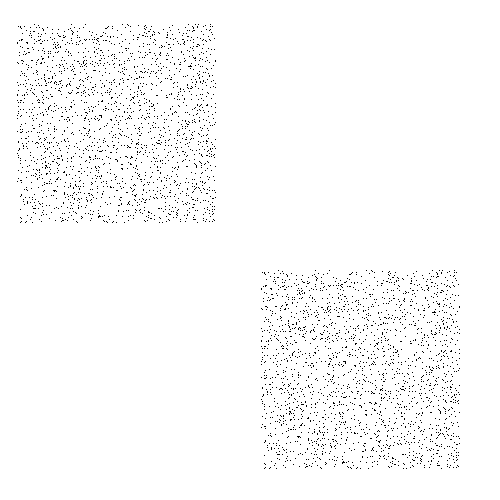
#> input picture python/examples/example_2.png, 500 x 500 px, found by its file name
$ python main.py
#> lines starting #> are read from the running program, lines starting #| are printed output that depends on the picture; after the words box and inside, x2 and y2 are one past the last pixel; in counts of white or black regions, pixels touching at a corner belong together
### python/include/k_mean_clustering.py
import numpy as np

def kmeans(X, n_clusters):
    # Initialize cluster centers randomly
    centers = X[np.random.choice(range(len(X)), n_clusters, replace=False)]

    # Iterate until convergence
    while True:
        # Assign each data point to the nearest cluster center
        labels = np.argmin(np.linalg.norm(X[:, np.newaxis] - centers, axis=-1), axis=-1)

        # Update cluster centers
        new_centers = np.array([X[labels == i].mean(axis=0) for i in range(n_clusters)])

        # Check for convergence
        if np.all(centers == new_centers):
            break

        centers = new_centers

    return labels, centers

### python/include/plotter.py
import matplotlib.pyplot as plt

def plot_clusters(data, labels, centers):
    # Plot the data points with different colors for each cluster
    for i in range(len(centers)):
        plt.scatter(data[labels == i, 0], data[labels == i, 1], label=f'Cluster {i+1}')

    # Plot the cluster centers
    plt.scatter(centers[:, 0], centers[:, 1], color='black', marker='x', label='Cluster Centers')

    # Add labels and legend
    plt.xlabel('X')
    plt.ylabel('Y')
    plt.title('K-Means Clustering')
    plt.legend()

    # Show the plot
    plt.show()

### python/main.py
import numpy as np
from PIL import Image

from include.k_mean_clustering import kmeans
from include.plotter import plot_clusters

# Load the image
image = Image.open("python/examples/example_2.png")
#> image is the input picture: PIL image 500x500 RGB; 98.1% white; black in thin lines or dots, all inside (x1, y1, x2, y2) = (17, 24, 460, 469)

# Find the coordinates of black pixels as make them the data points
data = np.argwhere(np.all(np.array(image) == [0, 0, 0], axis=-1))
#> data = 4800 pairs, first value 24 to 468, second value 17 to 459

# Normalise the data
data = data / np.max(data)
#> data = 4800 pairs, first value 0.0513 to 1, second value 0.0363 to 0.981

# Create a KMeans object with the desired number of clusters
n_clusters = 2

# Fit the data to the KMeans model
labels, centers = kmeans(data, n_clusters)
#> in kmeans, `centers = X[np.random.choice(range(len(X)), n_clusters, replace=False)]`: centers = [[0.449, 0.417], [0.156, 0.444]]
#> the loop in kmeans, `while True:` made 4 passes
#> centers on passes 1 to 3: [[0.661, 0.607], [0.167, 0.252]], [[0.778, 0.759], [0.256, 0.243]], [[0.788, 0.77], [0.262, 0.249]]
#> labels = 4800 values, max 1 at index 0, min 0 at index 2400, mean 0.5; centers = [[0.788, 0.77], [0.262, 0.249]]

plot_clusters(data, labels, centers)
#> the loop in plot_clusters, `for i in range(len(centers)):` made 2 passes
#> in plot_clusters, `plt.show()`:
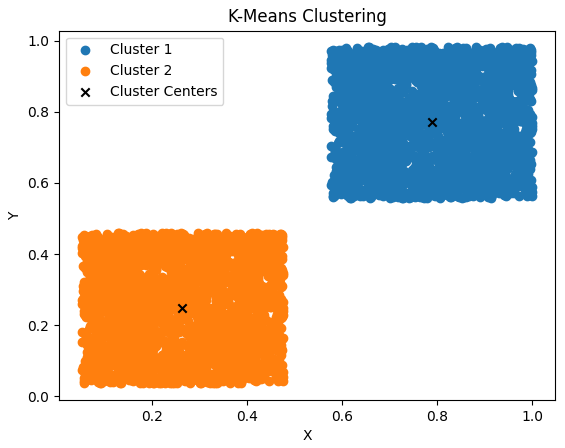
#> figure drawn by matplotlib, 1 panel

$ run again, with python/examples/example_6.png copied over python/examples/example_2.png
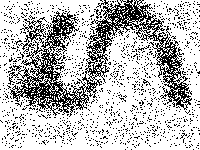
#> input picture python/examples/example_6.png, 200 x 150 px, found by its file name
#> image is the input picture: PIL image 200x150 RGB; 73.7% white; black in thin lines or dots
#> `data = np.argwhere(np.all(np.array(image) == [0, 0, 0], axis=-1))`: data = 7890 pairs, first value 0 to 149, second value 0 to 199
#> `data = data / np.max(data)`: data = 7890 pairs, first value 0 to 0.749, second value 0 to 1
#> in kmeans, `centers = X[np.random.choice(range(len(X)), n_clusters, replace=False)]`: centers = [[0.487, 0.819], [0.151, 0.935]]
#> the loop in kmeans, `while True:` made 13 passes
#> centers on passes 1 to 8: [[0.404, 0.411], [0.128, 0.655]], [[0.393, 0.318], [0.216, 0.73]], [[0.369, 0.277], [0.261, 0.742]], [[0.362, 0.267], [0.274, 0.738]], [[0.36, 0.263], [0.277, 0.736]], [[0.36, 0.262], [0.278, 0.734]], [[0.361, 0.261], [0.277, 0.733]], [[0.361, 0.261], [0.277, 0.733]]
#> `labels, centers = kmeans(data, n_clusters)`: labels = 7890 values, max 1 at index 0, min 0 at index 17, mean 0.475; centers = [[0.361, 0.26], [0.277, 0.732]]
#> the loop in plot_clusters, `for i in range(len(centers)):` made 2 passes
#> in plot_clusters, `plt.show()`:
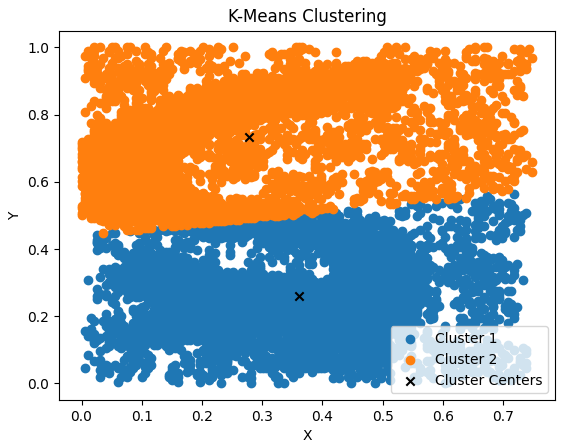
#> figure drawn by matplotlib, 1 panel
